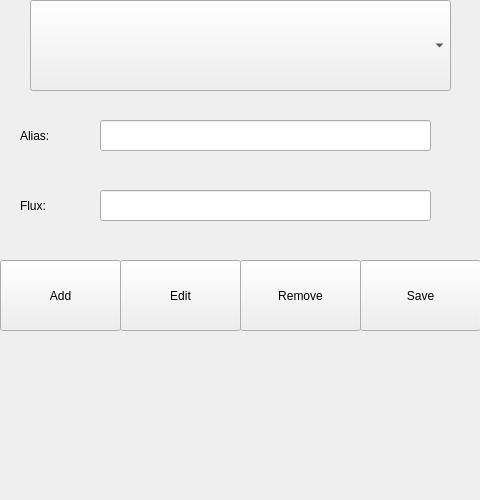
<?xml version="1.0" encoding="UTF-8"?>
<ui version="4.0">
 <class>RadioPlayerEdit</class>
 <widget class="QWidget" name="RadioPlayerEdit">
  <property name="geometry">
   <rect>
    <x>0</x>
    <y>0</y>
    <width>480</width>
    <height>500</height>
   </rect>
  </property>
  <property name="windowTitle">
   <string>Form</string>
  </property>
  <widget class="QComboBox" name="comboBoxRadio">
   <property name="geometry">
    <rect>
     <x>30</x>
     <y>0</y>
     <width>421</width>
     <height>91</height>
    </rect>
   </property>
   <property name="font">
    <font>
     <pointsize>12</pointsize>
    </font>
   </property>
   <property name="maxVisibleItems">
    <number>3</number>
   </property>
  </widget>
  <widget class="QLabel" name="label">
   <property name="geometry">
    <rect>
     <x>20</x>
     <y>120</y>
     <width>61</width>
     <height>31</height>
    </rect>
   </property>
   <property name="text">
    <string>Alias:</string>
   </property>
  </widget>
  <widget class="QLineEdit" name="aliasLineEdit">
   <property name="geometry">
    <rect>
     <x>100</x>
     <y>120</y>
     <width>331</width>
     <height>31</height>
    </rect>
   </property>
  </widget>
  <widget class="QLineEdit" name="fluxLineEdit">
   <property name="geometry">
    <rect>
     <x>100</x>
     <y>190</y>
     <width>331</width>
     <height>31</height>
    </rect>
   </property>
  </widget>
  <widget class="QPushButton" name="addButton">
   <property name="geometry">
    <rect>
     <x>0</x>
     <y>260</y>
     <width>121</width>
     <height>71</height>
    </rect>
   </property>
   <property name="text">
    <string>Add</string>
   </property>
  </widget>
  <widget class="QPushButton" name="removeButton">
   <property name="geometry">
    <rect>
     <x>240</x>
     <y>260</y>
     <width>121</width>
     <height>71</height>
    </rect>
   </property>
   <property name="text">
    <string>Remove</string>
   </property>
  </widget>
  <widget class="QPushButton" name="saveButton">
   <property name="geometry">
    <rect>
     <x>360</x>
     <y>260</y>
     <width>121</width>
     <height>71</height>
    </rect>
   </property>
   <property name="text">
    <string>Save</string>
   </property>
  </widget>
  <widget class="QLabel" name="label_2">
   <property name="geometry">
    <rect>
     <x>20</x>
     <y>190</y>
     <width>61</width>
     <height>31</height>
    </rect>
   </property>
   <property name="text">
    <string>Flux:</string>
   </property>
  </widget>
  <widget class="QPushButton" name="editButton">
   <property name="geometry">
    <rect>
     <x>120</x>
     <y>260</y>
     <width>121</width>
     <height>71</height>
    </rect>
   </property>
   <property name="text">
    <string>Edit</string>
   </property>
  </widget>
 </widget>
 <resources/>
 <connections/>
</ui>
